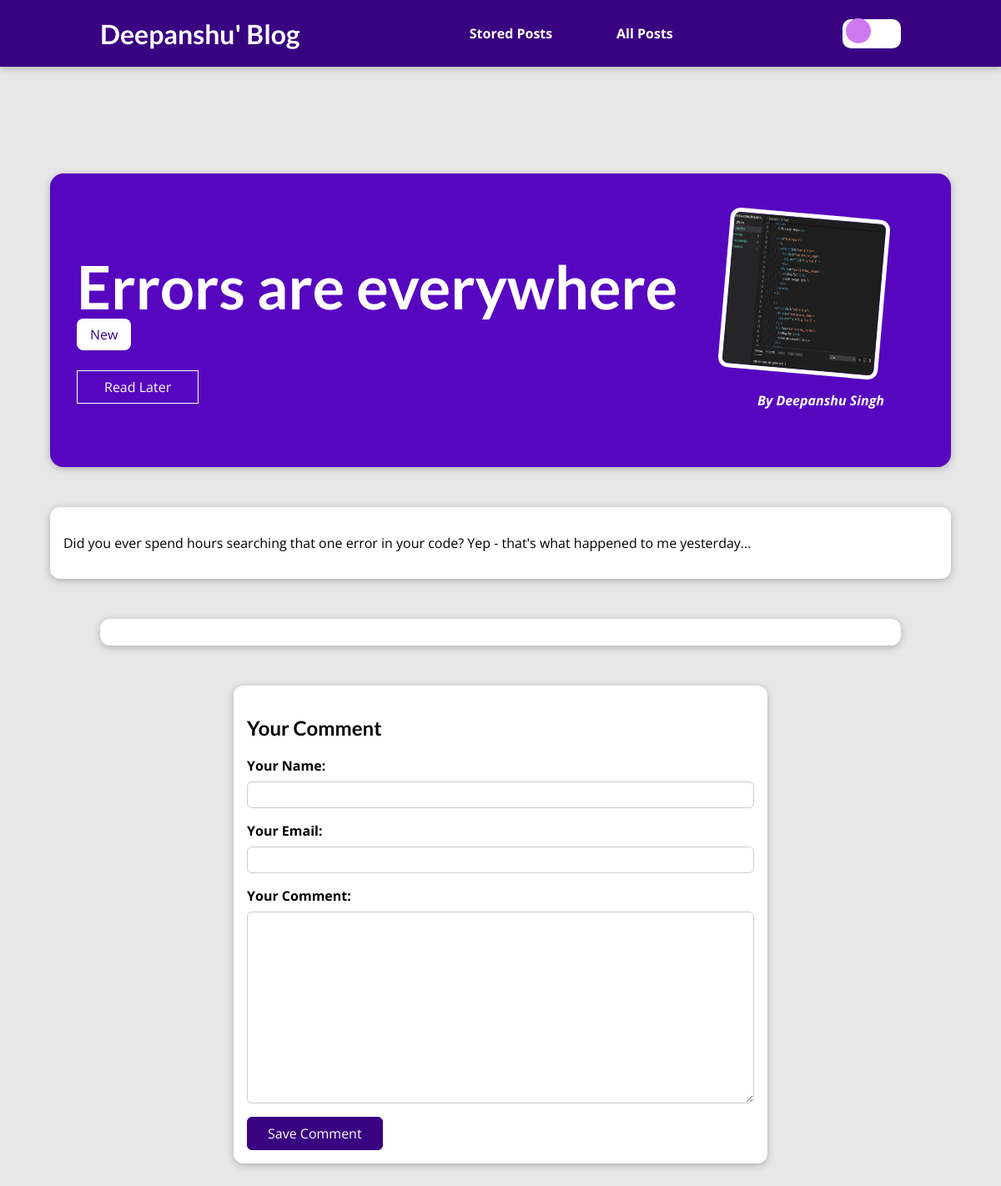
The app's page /posts/errors-are-everywhere with its own data.
### blog/models.py (models this page shows, shortened)
class Post(models.Model):
    title = models.CharField(max_length=150)
    excerpt = models.CharField(max_length=200)
    image = models.ImageField(upload_to="posts", null=True)
    date = models.DateField(auto_now=True)
    slug = models.SlugField(unique=True, db_index=True)
    content = models.TextField(validators=[MinLengthValidator(10)])
    author = models.ForeignKey(
        Author, on_delete=models.SET_NULL, null=True, related_name="posts")
    tags = models.ManyToManyField(Tag)

class Tag(models.Model):
    caption = models.CharField(max_length=20)

class Author(models.Model):
    first_name = models.CharField(max_length=100)
    last_name = models.CharField(max_length=100)
    email_address = models.EmailField()
    def full_name(self):
        return f"{self.first_name} {self.last_name}"
    def __str__(self):
        return self.full_name()

### blog/views.py (the view, shortened to what this page needs)
# urls.py: path("posts/<slug:slug>", views.SinglePostView.as_view(),
class SinglePostView(View):
    def is_stored_post(self, request, post_id):
        stored_posts = request.session.get("stored_posts")
        if stored_posts is not None:
          is_saved_for_later = post_id in stored_posts
        else:
          is_saved_for_later = False
        return is_saved_for_later
    def get(self, request, slug):
        post = Post.objects.get(slug=slug)
        context = {
            "post": post,
            "post_tags": post.tags.all(),
            "comment_form": CommentForm(),
            "comments": post.comments.all().order_by("-id"),
            "saved_for_later": self.is_stored_post(request, post.id)
        }
        return render(request, "blog/post-detail.html", context)

### blog/forms.py
class CommentForm(forms.ModelForm):
    class Meta:
        model = Comment
        exclude = ["post"]
        labels = {
          "user_name": "Your Name",
          "user_email": "Your Email",
          "text": "Your Comment"
        }

### blog/templates/blog/post-detail.html (shortened to what this page needs)
{% extends "base.html" %}
{% load static %}
{% block css_files %}
<link rel="stylesheet" href="{% static "blog/post-detail.css" %}" />
{% endblock %}
{% block content %}
<section id="summary">
  <h2>{{ post.title }}</h2>
  <div>
    {% for tag in post_tags %}
      <span class="tag">{{ tag.caption }}</span>
    {% endfor %}
  </div>
  <div id="read-later">
    <form action="{% url "read-later" %}" method="POST">
      <button>
        {% if saved_for_later %}
          Remove from "Read Later" List
        {% else %}
          Read Later
        {% endif %}
      </button>
    </form>
  </div>
  <article>
    <img src="{{ post.image.url }}" alt="{{ post.title }}" />
    <address>By <a href="mailto:{{ post.author.email_address }}">{{ post.author }}</a></address>
  </article>
</section>
<main>
  {{ post.content|linebreaks }}
</main>
<section id="comments">
</section>
<section id="comment-form">
  <h2>Your Comment</h2>
  <form action="{% url "post-detail-page" post.slug %}" method="POST">
    {% for form_field in comment_form %}
      <div class="form-control {% if form_field.errors %}invalid{% endif %}">
        {{ form_field.label_tag }}
        {{ form_field }}
      </div>
    {% endfor %}
    <button>Save Comment</button>
  </form>
</section>
{% endblock %}

### static/app.css (style rules this page uses)
* { box-sizing: border-box; }
html { font-family: 'Open Sans', 'Lato', sans-serif; }
body { margin: 0; }
h1, h2, h3 { font-family: 'Lato', sans-serif; font-weight: bold; }

### blog/static/blog/post-detail.css (style rules this page uses)
body { background-color: #e7e7e7; }
#summary { margin: 8rem auto 3rem auto; padding: 2rem; width: 90%; max-width: 90rem; border-radius: 16px; background-color: #5706c0; position: relative; box-shadow: 0 2px 8px rgba(0, 0, 0, 0.25); height: 22rem; }
#summary h2 { color: white; font-size: 4.5rem; margin-bottom: 0.25rem; }
#summary article { position: absolute; top: 2rem; right: 3rem; padding: 1rem 2rem; border-radius: 12px; text-align: right; color: white; }
#summary article img { width: 12rem; height: 12rem; border-radius: 12px; transform: rotateZ(5deg); border: 5px solid white; margin-bottom: 1rem; }
#summary address { font-weight: bold; }
#summary a { color: white; text-decoration: none; }
#read-later { margin: 2rem 0; }
#read-later button { background-color: transparent; border: 1px solid white; padding: 0.5rem 2rem; font: inherit; color: white; cursor: pointer; transition: 0.35s; }
main { width: 90%; max-width: 90rem; margin: 3rem auto; background-color: white; padding: 1rem; border-radius: 12px; box-shadow: 0 2px 8px rgba(0, 0, 0, 0.25); }
.tag { background-color: white; color: #390281; padding: 0.5rem 1rem; border-radius: 8px; }
#comment-form { margin: 3rem auto; width: 90%; max-width: 40rem; border-radius: 12px; background-color: white; box-shadow: 0 2px 8px rgba(0, 0, 0, 0.25); padding: 1rem; }
#comment-form button { font: inherit; background-color: #390281; color: white; border: 1px solid #390281; padding: 0.5rem 1.5rem; border-radius: 6px; cursor: pointer; }
.form-control { margin-bottom: 1rem; }
.form-control label { font-weight: bold; margin-bottom: 0.5rem; display: block; }
.form-control input, .form-control textarea { display: block; width: 100%; font: inherit; padding: 0.25rem; border-radius: 6px; border: 1px solid #ccc; }
#comments { margin: 3rem auto; width: 90%; max-width: 60rem; border-radius: 12px; background-color: white; box-shadow: 0 2px 8px rgba(0, 0, 0, 0.25); padding: 1rem 2rem; }

### records on screen
Post: title "Errors are everywhere", image (picture), author "Deepanshu Singh", content "Did you ever spend hours searching that one error in your code? Yep - that's what happened to me yesterday..."
Tag: caption "New"
